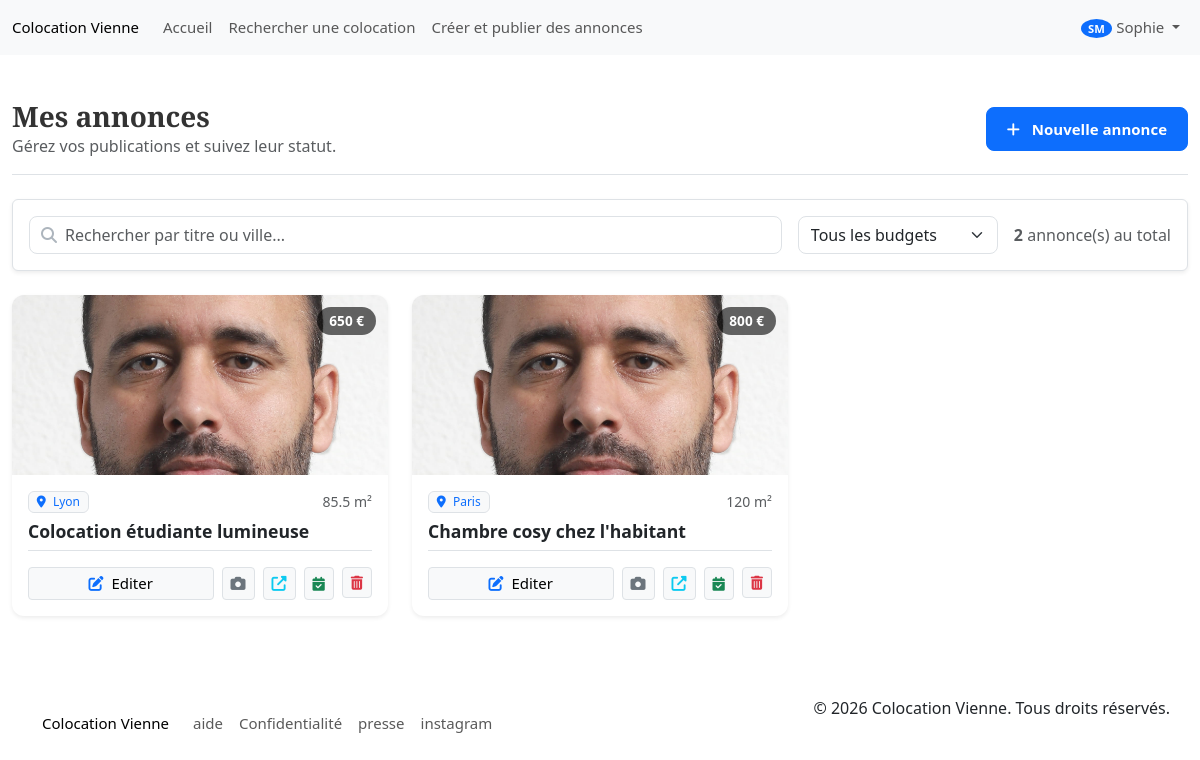
Page /pages/page_annonce.php (signed in) on the committed database.
### tables this page shows
CREATE TABLE `utilisateur` (
  `id_utilisateur` int(11) NOT NULL,
  `nom` varchar(40) NOT NULL,
  `email` varchar(100) NOT NULL,
  `mot_de_passe` varchar(100) NOT NULL,
  `situation_professionnel` varchar(40) NOT NULL,
  `garant` tinyint(1) NOT NULL,
  `retraite` decimal(10,2) NOT NULL,
  `caisse_allocation_familial` decimal(10,2) NOT NULL,
  `date_naissance` date NOT NULL,
  `photo_profil` varchar(250) NOT NULL,
  `salaire_mensuel_net` decimal(10,2) NOT NULL,
  `prenom` varchar(40) NOT NULL,
  `revenu_fiscal` varchar(50) NOT NULL,
  `id_role` int(11) NOT NULL,
  `type_compte` enum('colocataire','propriétaire') DEFAULT 'colocataire',
  `last_activity` datetime DEFAULT NULL
);

CREATE TABLE `annonce_utilisateur` (
  `id_utilisateur` int(11) NOT NULL,
  `id_annonce` int(11) NOT NULL
);

CREATE TABLE `annonce` (
  `id_annonce` int(11) NOT NULL,
  `titre` varchar(50) NOT NULL,
  `adresse_1` varchar(255) NOT NULL,
  `adresse_2` varchar(255) DEFAULT NULL,
  `adresse_3` varchar(255) DEFAULT NULL,
  `adresse_4` varchar(255) DEFAULT NULL,
  `ville` varchar(50) NOT NULL,
  `code_postal` int(11) NOT NULL,
  `loyer_location_chez_habitant` decimal(10,2) NOT NULL,
  `description` text NOT NULL,
  `surface_logement` decimal(10,2) NOT NULL,
  `surface_chambres` decimal(10,2) NOT NULL,
  `nombre_chambre` int(11) NOT NULL,
  `date_expiration` date DEFAULT NULL,
  `date_publication` date NOT NULL,
  `date_modification` date NOT NULL,
  `carte_coordonnee_GPS` varchar(40) DEFAULT NULL,
  `date_cloture` date DEFAULT NULL,
  `loyer_colocation` decimal(10,2) NOT NULL
);

### pages/page_annonce.php (the view, shortened to what the rows shown need)
<?php
require_once '../init.php';
require_once(__DIR__ . "/../app/Views/partials/header.php");
$userId = (int) $_SESSION['user_id'];
$annonces = $annonceDAO->getAllAnouncesByUserId($userId);
?>
<div class="container" style="margin-top: 100px; margin-bottom: 50px; max-width: 1200px;">
    <div class="d-flex justify-content-between align-items-center mb-4 pb-3 border-bottom">
        <div>
            <h1 style="font-size: 1.75rem; font-weight: 700; color: #333; margin: 0;">Mes annonces</h1>
        </div>
    </div>
    <?php if (empty($annonces)): ?>
        <div class="text-center py-5 bg-light rounded-4 border-2 border-dashed">
            <div class="mb-3"><i class="fas fa-home fa-3x text-light-emphasis"></i></div>
            <h4>Aucune annonce pour le moment</h4>
            <p class="text-muted">Commencez par créer votre première annonce de colocation.</p>
            <a href="<?php echo Config::url('/annonce/create'); ?>" class="btn btn-outline-primary mt-2">Créer une annonce</a>
        </div>
    <?php else: ?>
        <div class="row g-4" id="manageGrid">
            <?php foreach ($annonces as $a): ?>
                <?php
                    $photoUrl = $a->getPhoto();
                    $image = !empty($photoUrl)
                        ? (strpos($photoUrl, 'http') === 0 ? $photoUrl : Config::url($photoUrl))
                        : 'https://images.unsplash.com/photo-1560448204-e02f11c3d0e2?auto=format&fit=crop&w=400&q=80';
                    $searchText = strtolower($a->getTitre() . ' ' . $a->getVille());
                ?>
                <div class="col-md-6 col-lg-4 manage-card-wrapper" data-search="<?php echo htmlspecialchars($searchText); ?>" data-price="<?php echo $a->getLoyerHabitant(); ?>">
                    <div class="card h-100 border-0 shadow-sm overflow-hidden" style="border-radius: 12px; transition: transform 0.2s;">
                        <div style="position: relative; height: 180px;">
                            <img src="<?php echo htmlspecialchars($image); ?>" class="card-img-top w-100 h-100" style="object-fit: cover;" alt="Aperçu">
                            <div style="position: absolute; top: 12px; right: 12px; background: rgba(0,0,0,0.6); color: white; padding: 4px 12px; border-radius: 20px; font-size: 0.85rem; font-weight: 600;">
                                <?php echo number_format($a->getLoyerHabitant(), 0, ',', ' '); ?> €
                            </div>
                        </div>
                        <div class="card-body d-flex flex-column">
                            <div class="d-flex justify-content-between align-items-start mb-2">
                                <span class="badge bg-light text-primary border" style="font-weight: 500;">
                                    <i class="fas fa-map-marker-alt me-1"></i> <?php echo htmlspecialchars($a->getVille()); ?>
                                </span>
                                <small class="text-muted"><?php echo htmlspecialchars($a->getSurfaceLogement()); ?>
                                m²</small>
                            </div>
                            <h5 class="card-title text-dark" style="font-weight: 600; font-size: 1.1rem;"><?php echo htmlspecialchars($a->getTitre()); ?></h5>
                            <div class="mt-auto pt-3 border-top d-flex gap-2">
                                <a href="<?php echo Config::url('annonce/edit?id=' . $a->getId()); ?>" class="btn btn-sm btn-light border flex-grow-1" style="font-weight: 500;">
                                    <i class="fas fa-edit me-1 text-primary"></i> Editer
                                </a>
                                <a href="modifier_photos.php?id_annonce=<?php echo $a->getId(); ?>" class="btn btn-sm btn-light border" title="Photos">
                                    <i class="fas fa-camera text-secondary"></i>
                                </a>
                                <a href="<?php echo Config::url("annonce/show?id="). $a->getId(); ?>" class="btn btn-sm btn-light border" title="Voir l'aperçu">
                                    <i class="fas fa-external-link-alt text-info"></i>
                                </a>
                                <button type="button" class="btn btn-sm btn-light border" title="Gérer les visites" data-bs-toggle="modal" data-bs-target="#visitModal<?php echo $a->getId(); ?>">
                                    <i class="fas fa-calendar-check text-success"></i>
                                </button>
                                <form action="<?php echo Config::url('annonce/delete'); ?>" method="POST" onsubmit="return confirm('Voulez-vous vraiment supprimer cette annonce ?');" class="d-inline">
                                    <button type="submit" class="btn btn-sm btn-light border text-danger" title="Supprimer">
                                        <i class="fas fa-trash-alt"></i>
                                    </button>
                                </form>
                            </div>
                        </div>
                    </div>
                </div>
            <?php endforeach; ?>
        </div>
    <?php endif; ?>
</div>
<?php require_once(__DIR__ . "/../app/Views/partials/footer.php"); ?>

### app/Views/partials/header.php (shortened to what the rows shown need)
<?php
global $userDAO, $messageDAO;
function getUserAvatar($user_id, $userDAO) {
    try {
        $user = $userDAO->getById($user_id);
        if ($user && !empty($user->getPhotoProfil())) {
            $server_path = $_SERVER['DOCUMENT_ROOT'] . Config::url("pages/be/" . $user->getPhotoProfil());
        }
        $initials = '';
        if ($user) {
            if (!empty($user->getPrenom()) && !empty($user->getNom())) {
                $initials = strtoupper(substr($user->getPrenom(), 0, 1) . substr($user->getNom(), 0, 1));
            } elseif (!empty($user->getPrenom())) {
                $initials = strtoupper(substr($user->getPrenom(), 0, 2));
            } else {
                $initials = 'U';
            }
        } else {
            $initials = 'U';
        }
        return [
            'src' => '',
            'initials' => $initials,
            'has_photo' => false
        ];
    } catch (Exception $e) {
        error_log("Error in getUserAvatar: " . $e->getMessage());
        return [
            'src' => '',
            'initials' => 'U',
            'has_photo' => false
        ];
    }
}
$avatarData = null;
if (!empty($_SESSION['isLoggedin']) && isset($_SESSION['user_id'])) {
    try {
        $avatarData = getUserAvatar($_SESSION['user_id'], $userDAO);
    } catch (Exception $e) {
        error_log("Avatar fetch error: " . $e->getMessage());
        $avatarData = [
            'src' => '',
            'initials' => 'U',
            'has_photo' => false
        ];
    }
}
?>
<!DOCTYPE html>
<html lang="fr">
<head>
    <link rel="stylesheet" href="https://cdnjs.cloudflare.com/ajax/libs/font-awesome/6.5.1/css/all.min.css" />
    <link rel="stylesheet" href="<?php echo Config::asset('style/style.css'); ?>">
    <link href="https://cdn.jsdelivr.net/npm/bootstrap@5.3.3/dist/css/bootstrap.min.css" rel="stylesheet">
</head>
<body>
   <nav class="navbar navbar-expand-lg fixed-top bg-body-tertiary">
     <div class="container-fluid">
      <div class="collapse navbar-collapse" id="navbarNav">
        <ul class="navbar-nav">
          <?php if (empty($_SESSION['isLoggedin'])): ?>
            <li class="nav-item">
              <a class="nav-link" href="<?php echo Config::url('auth/register'); ?>">
                <i class="fas fa-user-plus"></i> Inscription
              </a>
            </li>
            <li class="nav-item">
              <a class="nav-link" href="<?php echo Config::url('auth/login'); ?>">
                <i class="fas fa-sign-in-alt"></i> Connexion
              </a>
            </li>
          <?php else: ?>
            <li class="nav-item dropdown">
              <a class="nav-link dropdown-toggle" href="#" id="profileDropdown" role="button" data-bs-toggle="dropdown" aria-expanded="false">
                <?php if ($avatarData && $avatarData['has_photo']): ?>
                  <img src="<?php echo htmlspecialchars($avatarData['src']); ?>" alt="Profile" style="width: 32px; height: 32px; border-radius: 50%;">
                <?php else: ?>
                  <span class="badge bg-primary rounded-circle"><?php echo htmlspecialchars($avatarData['initials'] ?? 'U'); ?></span>
                <?php endif; ?>
                <?php echo htmlspecialchars($_SESSION['user_prenom'] ?? 'Mon compte'); ?>
              </a>
            </li>
          <?php endif; ?>
        </ul>
      </div>
    </div>
  </nav>

### rows in the picture
utilisateur: prenom+nom "SM"
annonce_utilisateur: id_annonce.loyer_location_chez_habitant "650", id_annonce.ville "Lyon", id_annonce.surface_logement "85.5", id_annonce.titre "Colocation étudiante lumineuse"
annonce_utilisateur: id_annonce.loyer_location_chez_habitant "800", id_annonce.ville "Paris", id_annonce.surface_logement "120", id_annonce.titre "Chambre cosy chez l'habitant"

### other values in the picture
$_SESSION['user_prenom'] "Sophie"
count($annonces) "2"
